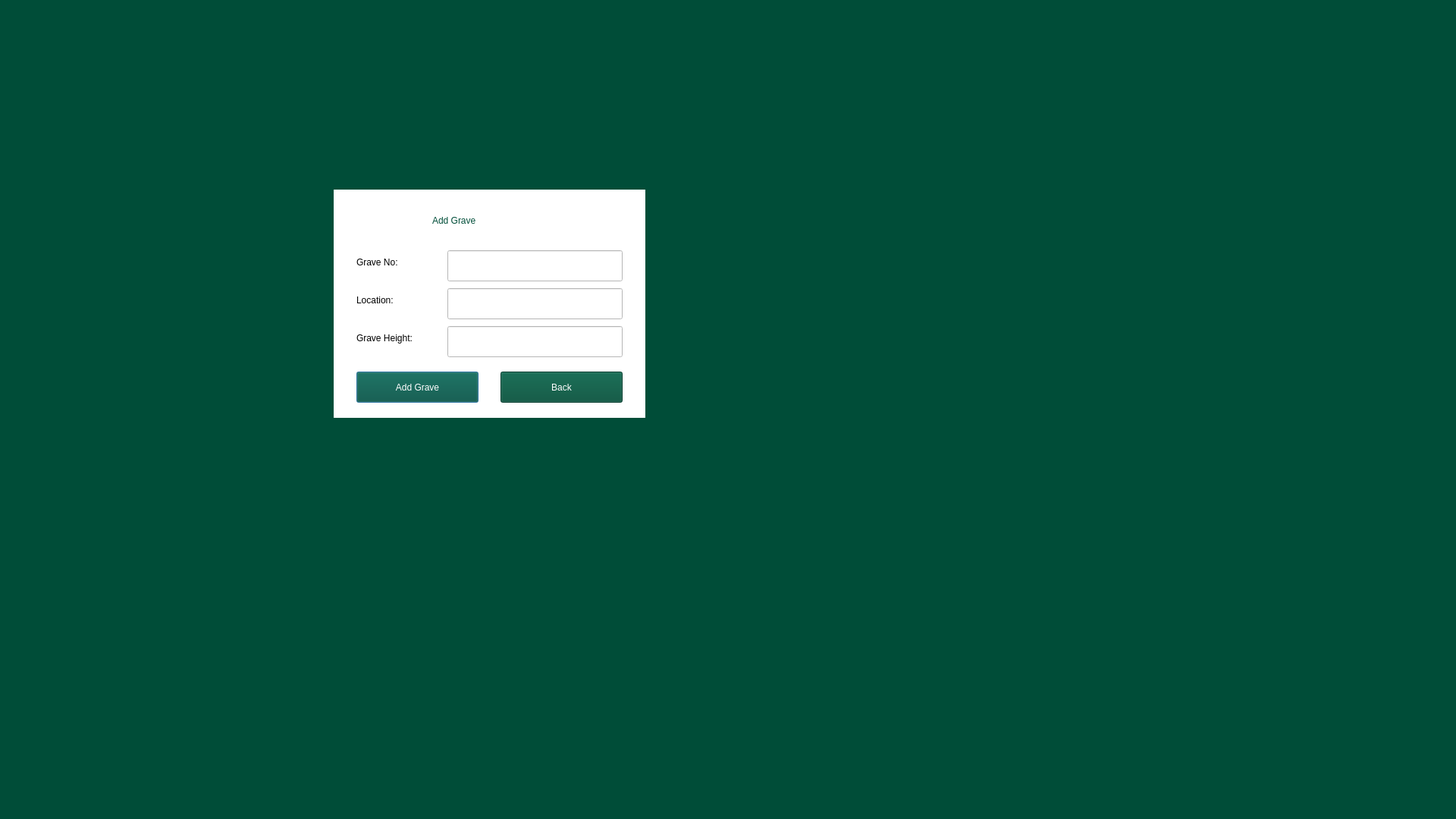
<?xml version="1.0" encoding="UTF-8"?>
<ui version="4.0">
 <class>addGraveDialog</class>
 <widget class="QDialog" name="addGraveDialog">
  <property name="geometry">
   <rect>
    <x>0</x>
    <y>0</y>
    <width>1920</width>
    <height>1080</height>
   </rect>
  </property>
  <property name="minimumSize">
   <size>
    <width>1920</width>
    <height>1080</height>
   </size>
  </property>
  <property name="windowTitle">
   <string>Dialog</string>
  </property>
  <property name="styleSheet">
   <string notr="true">background-color: rgb(0, 77, 56);</string>
  </property>
  <widget class="QLineEdit" name="graveNoLineEdit">
   <property name="geometry">
    <rect>
     <x>590</x>
     <y>330</y>
     <width>231</width>
     <height>41</height>
    </rect>
   </property>
   <property name="styleSheet">
    <string notr="true">background-color: rgb(255, 255, 255);
color: rgb(0, 0, 0);</string>
   </property>
  </widget>
  <widget class="QLineEdit" name="locationLineEdit">
   <property name="geometry">
    <rect>
     <x>590</x>
     <y>380</y>
     <width>231</width>
     <height>41</height>
    </rect>
   </property>
   <property name="styleSheet">
    <string notr="true">background-color: rgb(255, 255, 255);
color: rgb(0, 0, 0);</string>
   </property>
  </widget>
  <widget class="QLineEdit" name="heightLineEdit">
   <property name="geometry">
    <rect>
     <x>590</x>
     <y>430</y>
     <width>231</width>
     <height>41</height>
    </rect>
   </property>
   <property name="styleSheet">
    <string notr="true">background-color: rgb(255, 255, 255);
color: rgb(0, 0, 0);</string>
   </property>
  </widget>
  <widget class="QPushButton" name="addButton">
   <property name="geometry">
    <rect>
     <x>470</x>
     <y>490</y>
     <width>161</width>
     <height>41</height>
    </rect>
   </property>
   <property name="styleSheet">
    <string notr="true">background-color: rgb(0, 77, 56);
font: 14pt &quot;Segoe UI&quot;;
color: rgb(255, 255, 255);</string>
   </property>
   <property name="text">
    <string>Add Grave</string>
   </property>
  </widget>
  <widget class="QPushButton" name="backButton">
   <property name="geometry">
    <rect>
     <x>660</x>
     <y>490</y>
     <width>161</width>
     <height>41</height>
    </rect>
   </property>
   <property name="styleSheet">
    <string notr="true">background-color: rgb(0, 77, 56);
font: 14pt &quot;Segoe UI&quot;;
color: rgb(255, 255, 255);</string>
   </property>
   <property name="text">
    <string>Back</string>
   </property>
  </widget>
  <widget class="QLabel" name="label">
   <property name="geometry">
    <rect>
     <x>440</x>
     <y>250</y>
     <width>411</width>
     <height>301</height>
    </rect>
   </property>
   <property name="styleSheet">
    <string notr="true">background-color: rgb(255, 255, 255);
color: rgb(0, 0, 0);</string>
   </property>
   <property name="text">
    <string/>
   </property>
  </widget>
  <widget class="QLabel" name="label_2">
   <property name="geometry">
    <rect>
     <x>570</x>
     <y>270</y>
     <width>141</width>
     <height>41</height>
    </rect>
   </property>
   <property name="styleSheet">
    <string notr="true">background-color: rgb(255, 255, 255);
color: rgb(0, 77, 56);
font: italic 22pt &quot;Segoe UI&quot;;
font: 600 22pt &quot;Segoe UI&quot;;</string>
   </property>
   <property name="text">
    <string>Add Grave</string>
   </property>
  </widget>
  <widget class="QLabel" name="label_3">
   <property name="geometry">
    <rect>
     <x>470</x>
     <y>330</y>
     <width>91</width>
     <height>31</height>
    </rect>
   </property>
   <property name="styleSheet">
    <string notr="true">background-color: rgb(255, 255, 255);
color: rgb(0, 0, 0);
font: 12pt &quot;Segoe UI&quot;;</string>
   </property>
   <property name="text">
    <string>Grave No:</string>
   </property>
  </widget>
  <widget class="QLabel" name="label_4">
   <property name="geometry">
    <rect>
     <x>470</x>
     <y>380</y>
     <width>91</width>
     <height>31</height>
    </rect>
   </property>
   <property name="styleSheet">
    <string notr="true">background-color: rgb(255, 255, 255);
color: rgb(0, 0, 0);
font: 12pt &quot;Segoe UI&quot;;</string>
   </property>
   <property name="text">
    <string>Location:</string>
   </property>
  </widget>
  <widget class="QLabel" name="label_5">
   <property name="geometry">
    <rect>
     <x>470</x>
     <y>430</y>
     <width>101</width>
     <height>31</height>
    </rect>
   </property>
   <property name="styleSheet">
    <string notr="true">background-color: rgb(255, 255, 255);
color: rgb(0, 0, 0);
font: 12pt &quot;Segoe UI&quot;;</string>
   </property>
   <property name="text">
    <string>Grave Height:</string>
   </property>
  </widget>
  <zorder>label</zorder>
  <zorder>graveNoLineEdit</zorder>
  <zorder>locationLineEdit</zorder>
  <zorder>heightLineEdit</zorder>
  <zorder>addButton</zorder>
  <zorder>backButton</zorder>
  <zorder>label_2</zorder>
  <zorder>label_3</zorder>
  <zorder>label_4</zorder>
  <zorder>label_5</zorder>
 </widget>
 <resources/>
 <connections/>
</ui>
